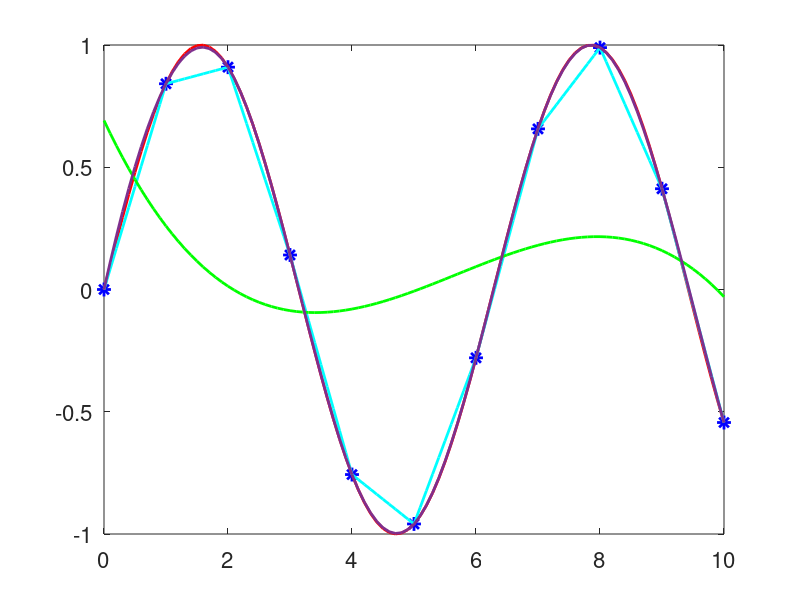
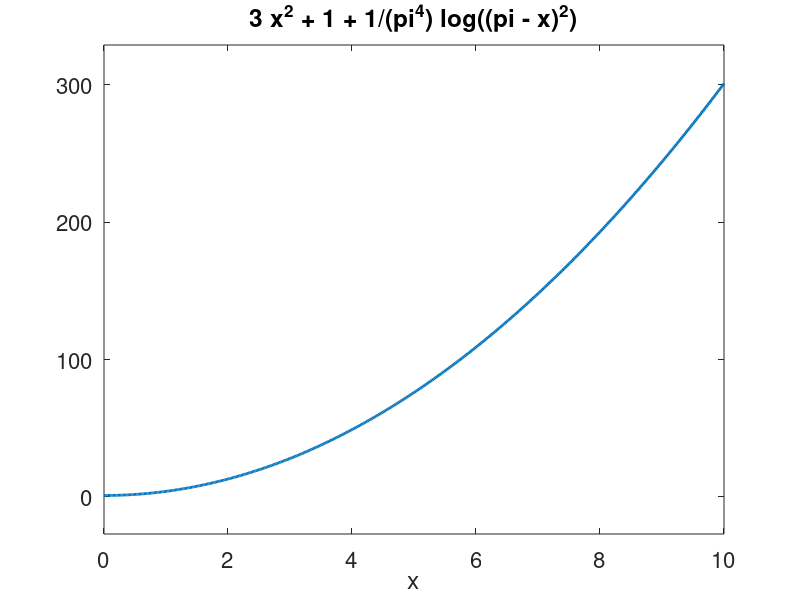
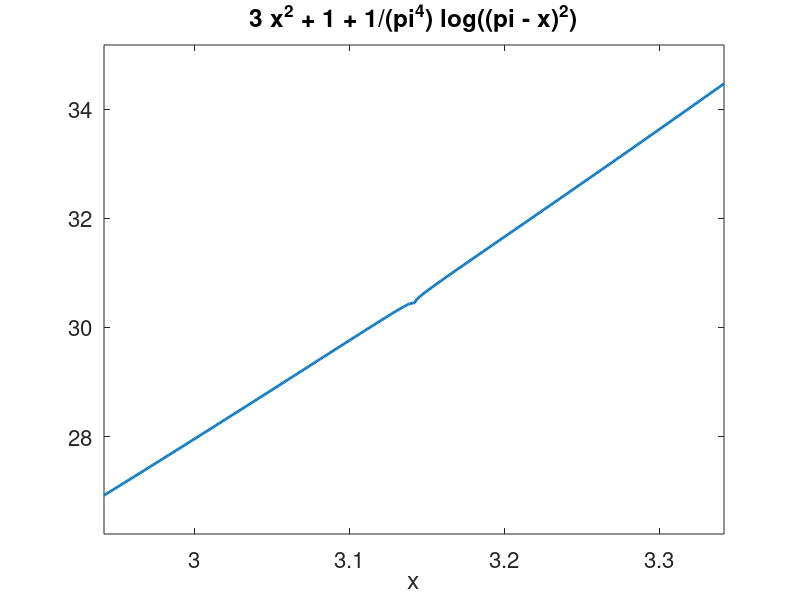

MATLAB code to generate these figures, in order:
%%% Defaultwerte %%%
set(0,'defaulttextfontname','Helvetica','defaultaxesfontname','Helvetica');
set(0,'defaulttextfontsize',20,'defaultaxesfontsize',16);
set(0,'defaultlinelinewidth',2,'defaultlinemarkersize',10);

%% KAPITEL 1: INTERPOLATIONSVERFAHREN %%
clear 
close all

%% AUFGABE 1 %%
u = 0:10;
l = length(u);
y = sin(u);


%% AUFGABE 2 %%
uu = 0:0.1:10;
ll = length(uu);
yy = sin(uu);

%% AUFGABE 3 %%
yl = interp1(u,y,uu,"linear");
yl2 = interp1(uu,yy,'linear');

%% AUFGABE 4 %%
s = size(yl);

%% AUFGABE 5 %%
a = polyfit(u,y,3);
yk = polyval(a, uu);
ys = spline(u,y,uu);

figure(1)
plot(u,y,'b*'), hold on
plot(uu,yy,'r'), hold on
plot(uu,yl,'c'), hold on
plot(uu,yl2,'y'), hold on
plot(uu,yk, 'g'), hold on
plot(uu,ys,'Color',"#7E2F8E"), hold on

%% AUFGABE 6 %%
figure(2)
ezplot('3 * x.^2 + 1 + 1/(pi^4) * log((pi - x).^2)',[0 10])


%% AUFGABE 7 %%
figure(3)
ezplot('3 * x.^2 + 1 + 1/(pi^4) * log((pi - x).^2)',[pi-2e-1 pi+2e-1])



